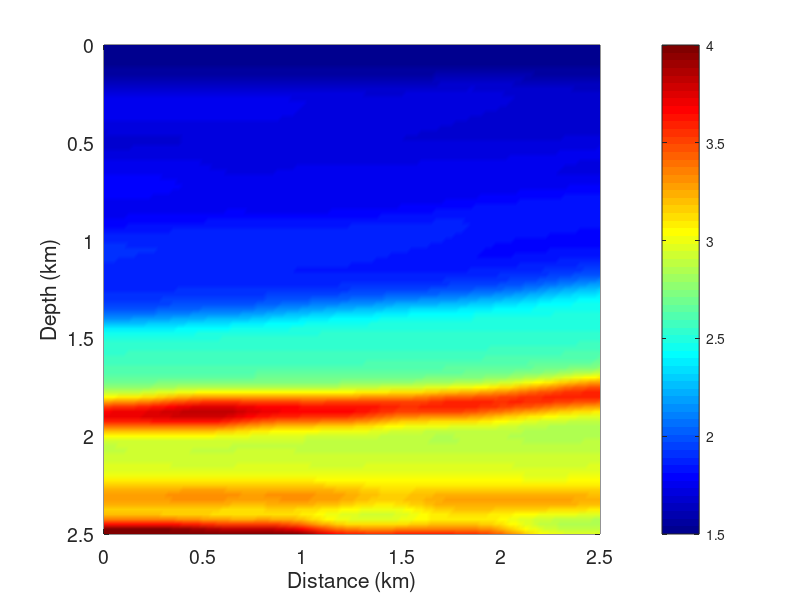
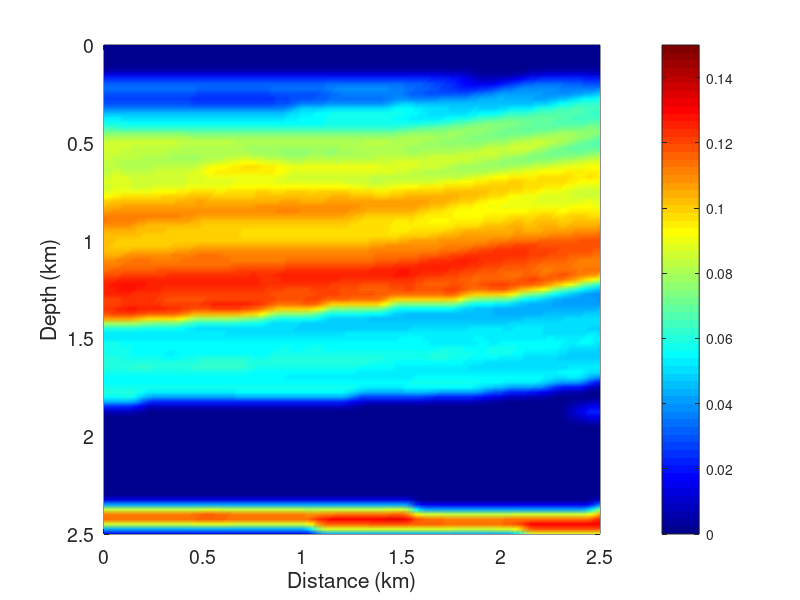

Write the MATLAB code that produced these figures, in order. (Note: this script raises an error after producing the figures.)
%%Acoustic VTI modelling
clear all
close all

load('layer_v.mat');
load('layer_eta.mat');
delta = eta;

nz = 101; nx = 101;
n  = [nz nx]; N = n(1)*n(2);

vv = 1.5;

v0 = ones(nz, nx)*vv;
delta0 = zeros(nz, nx);
eta0 = zeros(nz, nx);

dx = 0.025; dz = 0.025;
h  = [dz dx];
z  = [0:n(1)-1]'*h(1);
x  = [0:n(2)-1]*h(2);

figure;
pcolor(x,z,v);
shading interp
axis ij
xlabel('Distance (km)','FontSize',12)
ylabel('Depth (km)','FontSize',12);
colormap(jet)
colorbar
caxis([1.5 4.0])
set(gca,'FontSize',14)

figure;
pcolor(x,z,delta);
shading interp
axis ij
xlabel('Distance (km)','FontSize',12)
ylabel('Depth (km)','FontSize',12);
colormap(jet)
colorbar
caxis([0 0.15])
set(gca,'FontSize',14)

npmlz = 50; npmlx = 50; 
Nz = nz + 2*npmlz;
Nx = nx + 2*npmlx;
NN = (Nx-2)*(Nz-2);
v0_e=extend2d(v0,npmlz,npmlx,Nz,Nx);
delta0_e=extend2d(delta0,npmlz,npmlx,Nz,Nx);
eta0_e=extend2d(eta0,npmlz,npmlx,Nz,Nx);

v_e=extend2d(v,npmlz,npmlx,Nz,Nx);
delta_e=extend2d(delta,npmlz,npmlx,Nz,Nx);
eta_e=extend2d(eta,npmlz,npmlx,Nz,Nx);

f = 5;
Av  = vti_getA(f,v_e,delta_e,eta_e,h,npmlz,npmlx,Nz,Nx);


% source and receiver coordinates
src_x = 51;
src_z = 2;
% src_z = 51;

Ps1 = vti_getP(n,npmlz,npmlx,src_z,src_x);
Ps2 = zeros(size(Ps1));
Ps = [Ps1 Ps2];

Uv  = Av\(Ps'*1000);
U_top = Uv(1:NN,1);

Ph_vti = zeros(n); Ph_vti0 = zeros(n);

for ix = (npmlx+1):(Nx-npmlx);
    for iz = (npmlz+1):(Nz-npmlz);

        Uv_2d(iz-npmlz,ix-npmlx) = Uv((ix-1)*(Nz-2)+iz-1);

    end
end

[zz,xx] = ndgrid(z,x);

% Source location, [m]
xs = (src_x-2)*dx;
zs = (src_z-1)*dz;
% Source frequency, [Hz]

%% ANALYTICAL
% Distance from source to each point in the model
r = @(zz,xx)(zz.^2+xx.^2).^0.5;
% Angular frequency
omega = 1*2*pi*f;
% Wavenumber

K = (omega./vv);

G_2D_analytic = @(zz,xx)0.25i * besselh(0,2,(K) .* r(zz,xx));
G_2D = (G_2D_analytic(zz - zs, xx - xs))*0.65;

[isz,isx]=find(isnan(G_2D));

G_2D(isz,isx) = (G_2D(isz-1,isx) + G_2D(isz+1,isx) + ...
    G_2D(isz,isx-1) + G_2D(isz,isx+1))/4;   

Uv_2d = conj(Uv_2d);
dU_2d = Uv_2d - G_2D;

dU_2d(real(dU_2d)<-0.1) = 0;

figure;
pcolor(x,z,real(Uv_2d));
shading interp
axis ij
xlabel('Distance (km)','FontSize',12)
ylabel('Depth (km)','FontSize',12);
colormap(jet)
colorbar
caxis([-0.1 0.1])
set(gca,'FontSize',14)

figure;
pcolor(x,z,real(G_2D));
shading interp
axis ij
xlabel('Distance (km)','FontSize',12)
ylabel('Depth (km)','FontSize',12);
colormap(jet)
colorbar
caxis([-0.1 0.1])
set(gca,'FontSize',14)

figure;
pcolor(x,z,real(dU_2d));
shading interp
axis ij
xlabel('Distance (km)','FontSize',12)
ylabel('Depth (km)','FontSize',12);
colormap(jet)
colorbar
caxis([-0.05 0.05])
set(gca,'FontSize',14)


xx = repmat(x,nz,1);
zz = repmat(z,nx,1);
x_star = xx(:);
z_star = zz(:);

%%%Training data

x1 = (0:2501-1)*0.001;
z1 = (0:2501-1)'*0.001;
[zz1,xx1] = ndgrid(z1,x1);

G_2D = (G_2D_analytic(zz1 - zs, xx1 - xs))*0.65;

[isz,isx]=find(isnan(G_2D));

G_2D(isz,isx) = (G_2D(isz-1,isx) + G_2D(isz+1,isx) + ...
    G_2D(isz,isx-1) + G_2D(isz,isx+1))/4; 

[G_2D_fx,G_2D_fy]=gradient(G_2D);
[G_2D_fxx,G_2D_fxy]=gradient(G_2D_fx);
[G_2D_fyx,G_2D_fyy]=gradient(G_2D_fy);
dzzG_2D = G_2D_fyy/0.001/0.001;
dxxG_2D = G_2D_fxx/0.001/0.001;


[Xq,Yq] = meshgrid(x1,z1);
v_in = interp2(x,z,v,Xq,Yq);
eta_in = interp2(x,z,eta,Xq,Yq);
delta_in = interp2(x,z,delta,Xq,Yq);

N_train = 2500;

x_train = rand(N_train,1)*2.5 + 0.0;
z_train = rand(N_train,1)*2.5 + 0.0;

xx_in = round(x_train/0.001)+1;
zz_in = round(z_train/0.001)+1;

v_train = zeros(N_train,1);
eta_train = zeros(N_train,1);
delta_train = zeros(N_train,1);
U0_imag_train = zeros(N_train,1);
U0_real_train = zeros(N_train,1);
dxxU0_imag_train = zeros(N_train,1);
dxxU0_real_train = zeros(N_train,1);
dzzU0_real_train = zeros(N_train,1);
dzzU0_imag_train = zeros(N_train,1);

for i = 1:N_train
    
    v_train(i,1) = v_in(zz_in(i),xx_in(i));
    eta_train(i,1) = eta_in(zz_in(i),xx_in(i));
    delta_train(i,1) = delta_in(zz_in(i),xx_in(i));
    
    U0_real_train(i,1) = real(G_2D(zz_in(i),xx_in(i)));
    U0_imag_train(i,1) = imag(G_2D(zz_in(i),xx_in(i)));
    
    dxxU0_real_train(i,1) = real(dxxG_2D(zz_in(i),xx_in(i)));
    dxxU0_imag_train(i,1) = imag(dxxG_2D(zz_in(i),xx_in(i)));
    
    dzzU0_real_train(i,1) = real(dzzG_2D(zz_in(i),xx_in(i)));
    dzzU0_imag_train(i,1) = imag(dzzG_2D(zz_in(i),xx_in(i)));
    
end

dU = full(dU_2d(:)); dU_real = real(dU); dU_imag = imag(dU);
dU(abs(dU)>1)=0;

v0 = ones(N_train,1)*vv;
m_train  = 1./(v_train(:)).^2;
m0_train = 1./(v0(:)).^2; 

save layer_vti_5Hz_test_data.mat x_star z_star dU_real dU_imag 
save layer_vti_5hz_train_data.mat x_train z_train U0_real_train U0_imag_train m_train m0_train delta_train eta_train dxxU0_real_train dxxU0_imag_train dzzU0_real_train dzzU0_imag_train     







